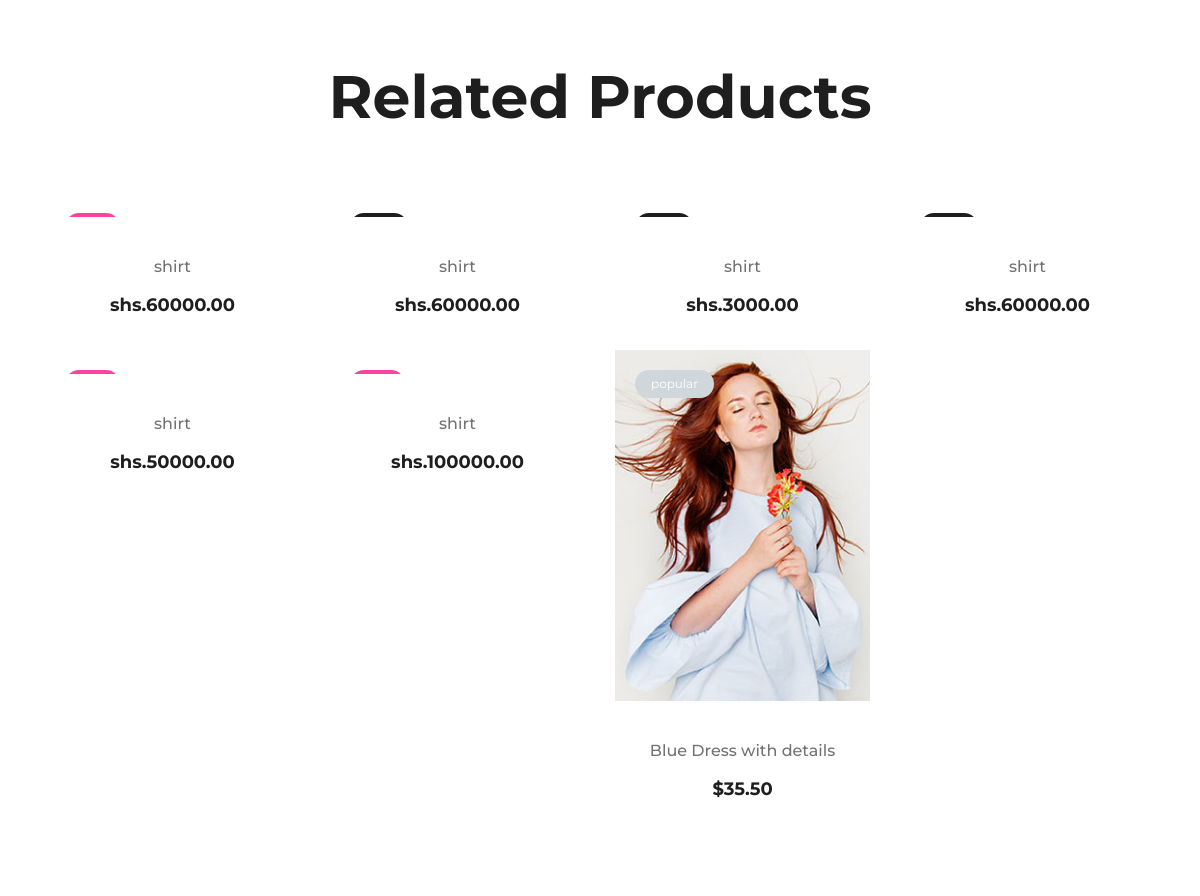
Page /products/1/ (middle part) on the earlier database version.
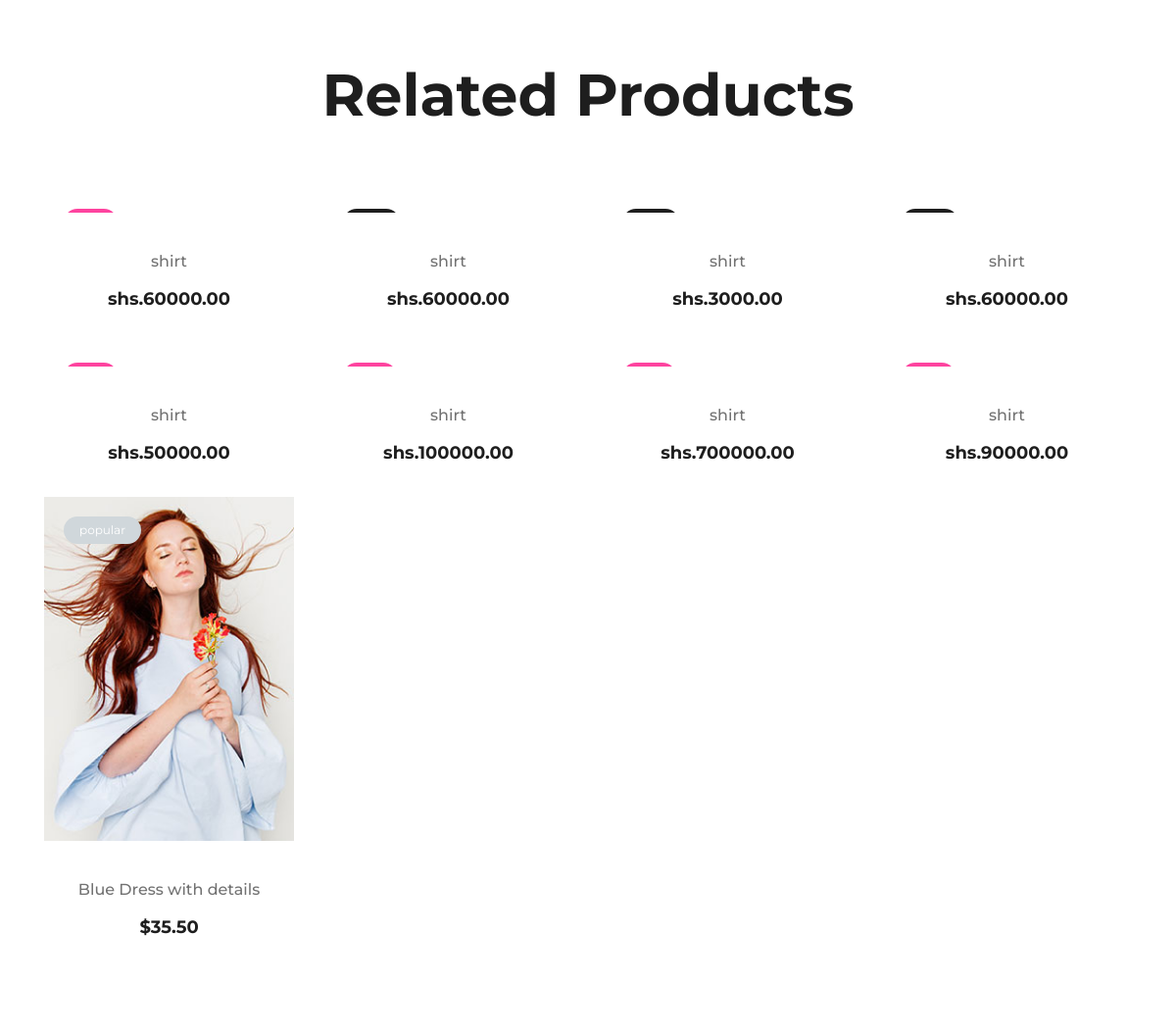
Same page on the later database version.
### home/models.py (models this page shows, shortened)
class Product(models.Model):
    categoryId       =  models.ForeignKey(ProductCategory, default=None, related_name='category',on_delete=models.CASCADE)
    subCategoryId    =  models.ForeignKey(ProductSubCategory, default=None, related_name='subCategory',on_delete=models.CASCADE)
    name             =  models.CharField(max_length=100 ,default="shirt")
    description      =  models.TextField(blank=True,null=True)
    price            =  models.DecimalField(decimal_places=2,max_digits=10000)
    details          =  models.TextField(blank=True,null=True)
    rating           =  models.IntegerField(max_length=100000,default=1)
    featured         =  models.BooleanField(default=False)
    created          =  models.DateTimeField(auto_now_add=True)
    updated          =  models.DateTimeField(auto_now=True)
    def get_absolute_url(self):
        return reverse("product",kwargs={"product_id":self.id})
    def __str__(self):
        return 'Product:{}'.format(self.name)

### home/views.py (the view)
# urls.py: path('products/<int:product_id>/',productPageView,name='product'),
def productPageView(request,product_id):
    try:
         productsobject= Product.objects.get(id=product_id)
         imageobject=productsobject.image.all()
         queryset=Product.objects.filter(Q(featured=True) | Q(name=productsobject.name) )
         next_product=Product.objects.filter(name=productsobject.name,id=productsobject.id+1).order_by('id').first()
         previous_product=Product.objects.filter(name=productsobject.name,id=productsobject.id-1).order_by('id').first()
         print(next_product,previous_product)
    except Product.DoesNotExist:
        raise Http404
    productContext={
        'object':productsobject,
        'images':imageobject,
         'items':queryset,
         'next_product':next_product,
         'previous_product':previous_product
    }
    return render(request,"product-page.html",productContext)

### templates/product-page.html (shortened to what this page needs)
{% extends "required/base.html" %}
{% load static %}
{% block content %}
    <section class="related-product spad">
        <div class="container">
            <div class="row">
                <div class="col-lg-12 text-center">
                    <div class="section-title">
                        <h2>Related Products</h2>
                    </div>
                </div>
            </div>
            <div class="row">
             {% for item in items %}
                <div class="col-lg-3 col-sm-6">
                    <div class="single-product-item">
                        <figure>
                            <a href="{{ item.get_absolute_url }}"><img src="../../media/{{ item.image.first.image }}" alt=""></a>
                            {% if item.featured %}
                            <div class="p-status">new</div>
                            {% else %}
                            <div class="p-status sale">sale</div>
                            {% endif %}
                        </figure>
                        <div class="product-text">
                            <h6>{{item.name}}</h6>
                            <p>shs.{{item.price}}</p>
                        </div>
                    </div>
                </div>
                {% endfor %}
                <div class="col-lg-3 col-sm-6">
                    <div class="single-product-item">
                        <figure>
                            <a href="#"><img src="{% static 'img/products/img-4.jpg' %}" alt=""></a>
                            <div class="p-status popular">popular</div>
                        </figure>
                        <div class="product-text">
                            <h6>Blue Dress with details</h6>
                            <p>$35.50</p>
                        </div>
                    </div>
                </div>
            </div>
        </div>
    </section>
{% endblock  %}

Differences in the rows shown:
added Product: name "shirt", price "700000.00"
added Product: name "shirt", price "90000.00"
